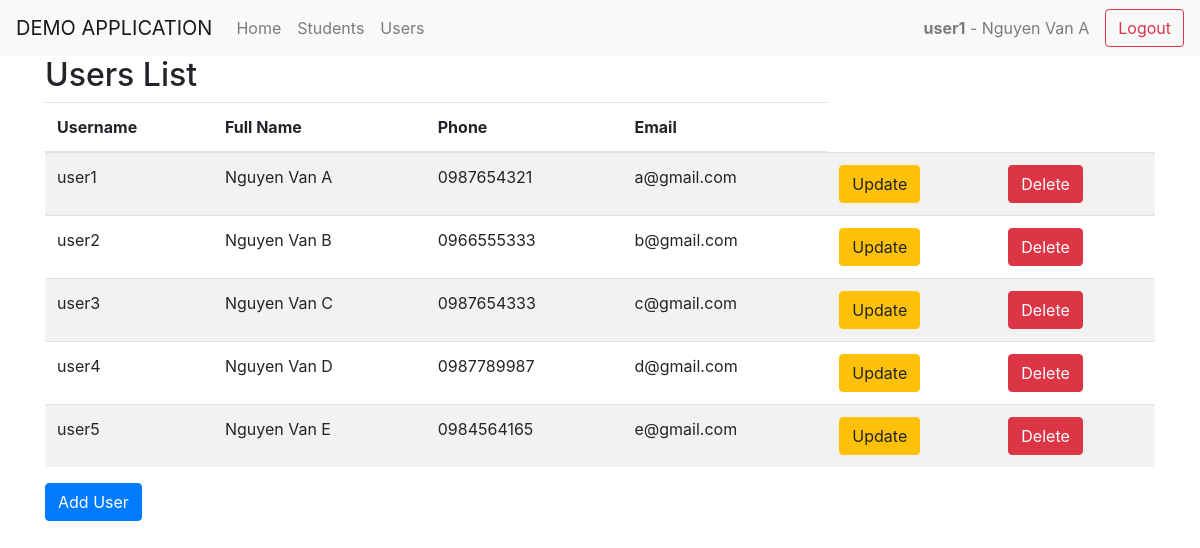
The app's page /users (signed in), older data.
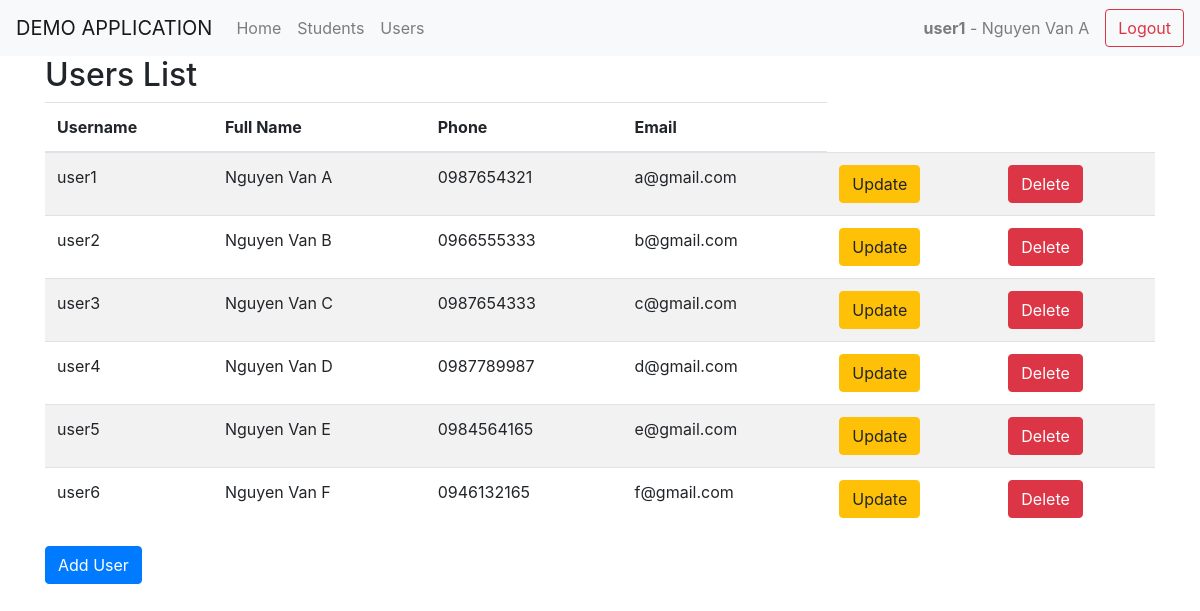
The same page, newer data.
### users/models.py (models this page shows, shortened)
class User(AbstractBaseUser):
    id = models.AutoField(primary_key=True)
    username = models.CharField(max_length=100, unique=True)
    fullname = models.CharField(max_length=100)
    phone = models.CharField(max_length=15, unique=True)
    email = models.EmailField(unique=True)
    password = models.CharField(max_length=100)
    USERNAME_FIELD = 'username'
    REQUIRED_FIELDS = ['email', 'fullname', 'phone']  # Các trường bắt buộc khác
    objects = UserManager()

### users/decorators.py (the view)
    def wrapper(request, *args, **kwargs):
        if not request.user.is_authenticated:
            return redirect('login')
        return view_func(request, *args, **kwargs)

### users/views.py (called while the page is built)
@login_required_custom
def user_list(request):
    return render(request, 'user_list.html', {'users': User.objects.all()})

### users/templates/user_list.html (shortened to what this page needs)
{% extends "base.html" %}
{% block content %}
<h2>Users List</h2>
<table class="table table-striped">
    <thead>
        <tr>
            <th>Username</th>
            <th>Full Name</th>
            <th>Phone</th>
            <th>Email</th>
        </tr>
    </thead>
    <tbody>
        {% for user in users %}
        <tr>
            <td>{{ user.username }}</td>
            <td>{{ user.fullname }}</td>
            <td>{{ user.phone }}</td>
            <td>{{ user.email }}</td>
            <td>
                <a href="{% url 'update_user' id=user.id %}" class="btn btn-warning">Update</a>
            </td>
            <td>
                <a href="{% url 'delete_user' id=user.id %}" class="btn btn-danger">Delete</a>
            </td>
        </tr>
        {% endfor %}
    </tbody>
</table>
<a href="{% url 'add_user' %}" class="btn btn-primary">Add User</a>
{% endblock %}

### myapp/templates/base.html (shortened to what this page needs)
<!DOCTYPE html>
<html lang=en>
    <head>
        <link
            href="https://stackpath.bootstrapcdn.com/bootstrap/4.3.1/css/bootstrap.min.css"
            rel="stylesheet"
        />
    </head>
    <body>
        <nav class="navbar navbar-expand-lg navbar-light bg-light">
            <a class="navbar-brand" href="#">DEMO APPLICATION</a>
            <div class="collapse navbar-collapse" id="navbarNav">
                <ul class="navbar-nav">
                    <li class="nav-item">
                        <a class="nav-link" href="{% url 'home' %}">Home</a>
                    </li>
                    <li class="nav-item">
                        <a class="nav-link" href="{% url 'students_list' %}">Students</a>
                    </li>
                    <li class="nav-item">
                        <a class="nav-link" href="{% url 'user_list' %}">Users</a>
                    </li>
                </ul>
                {% if user.is_authenticated %}
                    <span class="navbar-text ml-auto">
                        <strong>{{ user.username }}</strong> - {{ user.fullname }}
                    </span>
                    <a href="{% url 'logout' %}" class="btn btn-outline-danger ml-3">Logout</a>
                {% endif %}
            </div>
        </nav>
        <div class="container">{% block content %} {% endblock %}</div>
    </body>
</html>

Row changes from the older to the newer data that the page shows:
added User: username "user6", fullname "Nguyen Van F", phone "0946132165", email "f@gmail.com"
